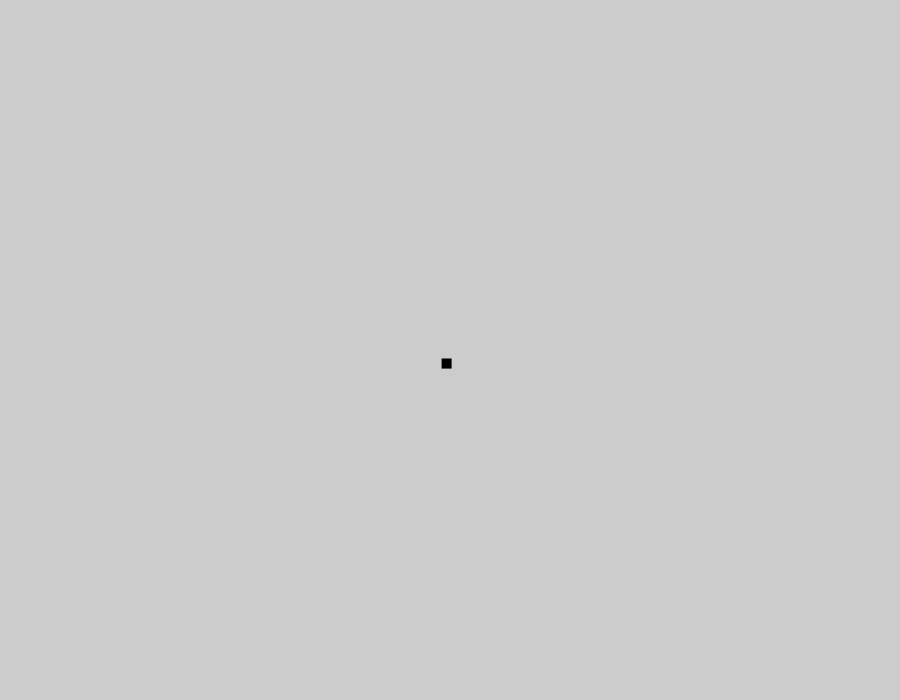
Frame 1 (no input)
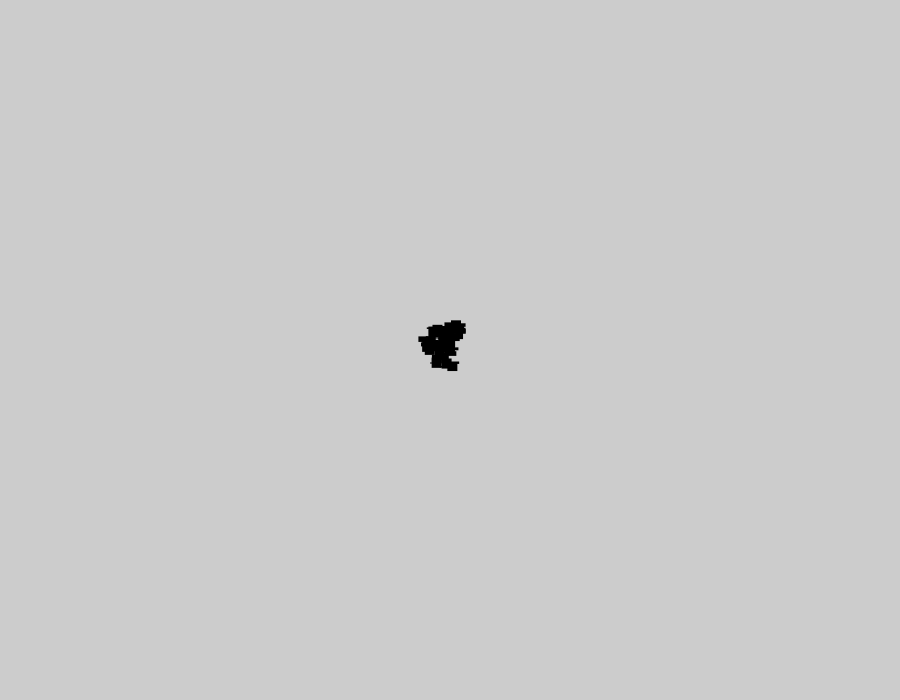
Frame 60 (the mouse pressed at the canvas centre just before this capture)
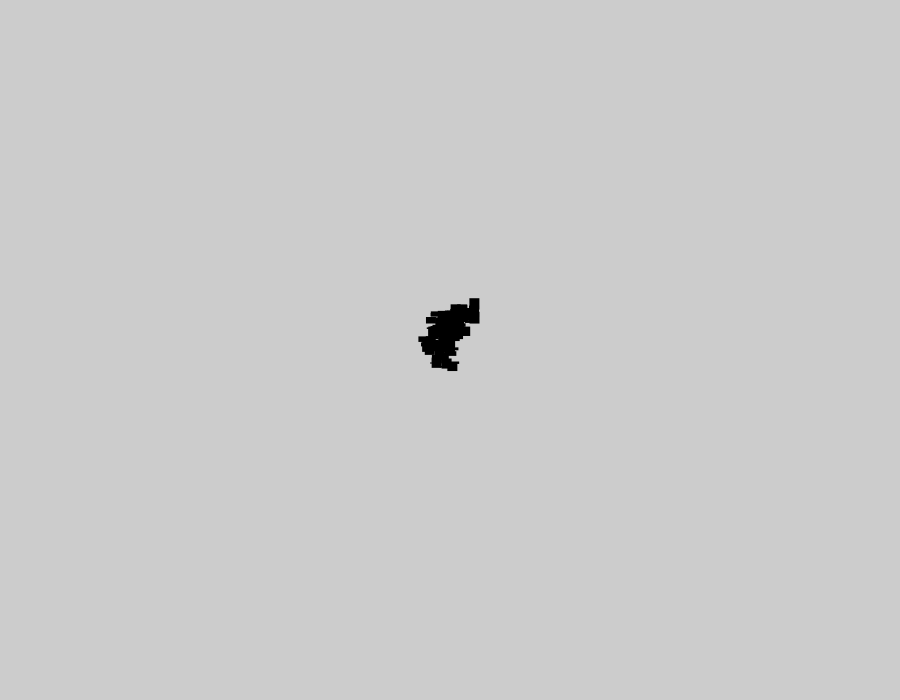
Frame 120 (the mouse held since frame 60 and released just before this capture)

The Processing sketch that drew these frames (run headless with seeded random() and noise(); from frame 60 on, the mouse is pressed at the canvas centre):

// Processing sketch: processing_45852
// ── processing_45852.pde

          
                float x = 450
;
 
float y = 360;
float xspeed = .00001;
float yspeed = .00001;
float r = 32+.2*y;
      
void setup() {
  size (900 ,700);
  frameRate(30);
}
       
void draw(){
        
  x = x  + -.001+xspeed+(.0001%y)+(12*( cos(y)));
  y = y + .01-yspeed-(.00001*x)+(4*(cos(x)));
        
  if ((x > width) || (x < 01 )) {
    xspeed = -xspeed;
  }
      
xspeed = Y*xspeed;
          
    if (( y > height) || (y < 1)) {
      yspeed = - yspeed ;
    }
          
    strokeWeight(10);
    noStroke();
   // stroke((300*(cos(y)*2)+(cos(x)*.3)/5),x/5,190-(y*.33)-(x*.5));
   fill(0);
   
   // fill((50*(11%(cos(y))*2)*(cos(x)*6)/5)*10,(x%5)*cos(y)*40,10%(y*10)+(x*.1));
    //fill(20*r+(y+2), x*1, y*1);
    rectMode(CENTER);
    rect (x,y,10,2*(5*cos(x)+cos(y)));
          
}
         
         
     
void keyPressed() {
  save("japey.tiff");
}
